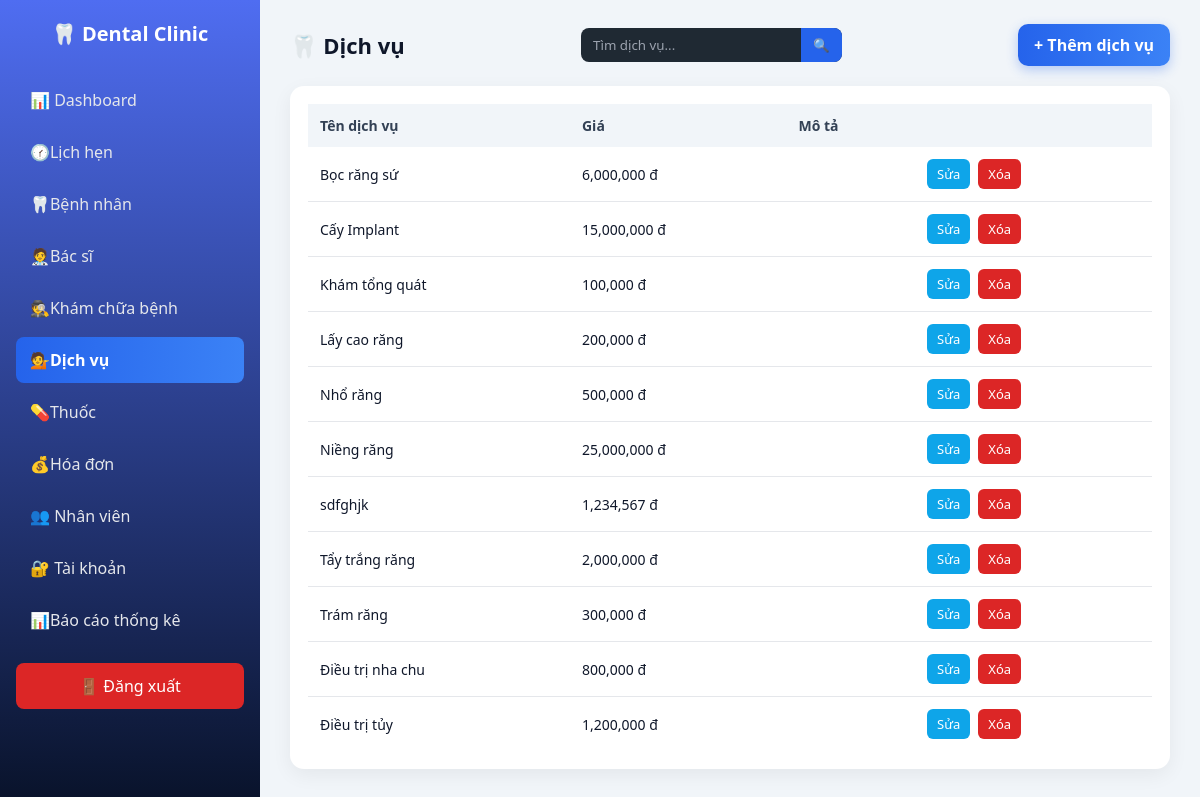
The app's page /dental_management/dashboard/dashboard.php?page=services (signed in) with its own data.
### tables this page shows
CREATE TABLE `services` (
  `service_id` int(11) NOT NULL,
  `service_name` varchar(100) NOT NULL,
  `price` decimal(10,2) NOT NULL,
  `description` text DEFAULT NULL
);

### dental_management/dashboard/pages/services.php (the view, shortened to what this page needs)
<?php
require_once __DIR__ . "/../../api/db.php";
$keyword = $_GET['q'] ?? '';
$sql = "
SELECT * FROM services
WHERE service_name LIKE ?
ORDER BY service_name
";
$stmt = $pdo->prepare($sql);
$stmt->execute(["%$keyword%"]);
$services = $stmt->fetchAll(PDO::FETCH_ASSOC);
?>
<div class="page-header">
    <h2>🦷 Dịch vụ</h2>
    <form method="get" class="search-form">
        <input type="text" name="q" placeholder="Tìm dịch vụ..." value="<?= htmlspecialchars($keyword) ?>">
        <button type="submit">🔍</button>
    </form>
    <a href="dashboard.php?page=service_add" class="btn-add">+ Thêm dịch vụ</a>
</div>
<div class="table-box">
<table>
<thead>
<tr>
    <th>Tên dịch vụ</th>
    <th>Giá</th>
    <th>Mô tả</th>
    <th></th>
</tr>
</thead>
<tbody>
<?php if (!$services): ?>
<tr><td colspan="4">Không có dịch vụ</td></tr>
<?php else: foreach ($services as $s): ?>
<tr>
    <td><?= htmlspecialchars($s['service_name']) ?></td>
    <td><?= number_format($s['price']) ?> đ</td>
    <td><?= htmlspecialchars($s['description']) ?></td>
    <td class="actions">
        <a class="btn edit"
           href="dashboard.php?page=service_edit&id=<?= $s['service_id'] ?>">Sửa</a>
        <a class="btn delete"
           onclick="return confirm('Xóa dịch vụ này?')"
           href="dashboard.php?page=service_delete&id=<?= $s['service_id'] ?>">Xóa</a>
    </td>
</tr>
<?php endforeach; endif; ?>
</tbody>
</table>
</div>

### dental_management/dashboard/dashboard.css (style rules this page uses)
* { margin: 0; padding: 0; box-sizing: border-box; font-family: "Segoe UI", Tahoma, sans-serif; }
body { background: #f1f5f9; color: #0f172a; }
body { display: flex; min-height: 100vh; }
.table-box { background: #fff; border-radius: 14px; padding: 18px; box-shadow: 0 6px 20px rgba(0,0,0,0.06); }
table { width: 100%; border-collapse: collapse; }
table thead { background: #f1f5f9; }
table th, table td { padding: 12px; text-align: left; font-size: 14px; }
table th { color: #334155; font-weight: 600; }
table tr { border-bottom: 1px solid #e5e7eb; }
table tr:last-child { border-bottom: none; }
.page-header { display: flex; justify-content: space-between; align-items: center; margin-bottom: 20px; }
.page-header h2 { font-size: 22px; color: #0f172a; }
.btn-add { background: linear-gradient(90deg, #2563eb, #3b82f6); color: #fff; padding: 10px 16px; border-radius: 10px; text-decoration: none; font-weight: 600; box-shadow: 0 4px 12px rgba(37,99,235,0.3); }
.actions { display: flex; gap: 8px; }
.actions .btn { padding: 6px 10px; border-radius: 6px; font-size: 13px; text-decoration: none; color: #fff; }
.actions .edit { background: #0ea5e9; }
.actions .delete { background: #dc2626; }
.search-form { display: flex; background: #1f2933; border-radius: 8px; overflow: hidden; }
.search-form input { border: none; padding: 8px 12px; background: transparent; color: #fff; width: 220px; outline: none; }
.search-form input::placeholder { color: #9ca3af; }
.search-form button { border: none; background: #2563eb; color: #fff; padding: 0 12px; cursor: pointer; }

### records on screen
services: service_name "Bọc răng sứ", price "6,000,000"
services: service_name "Cấy Implant", price "15,000,000"
services: service_name "Khám tổng quát", price "100,000"
services: service_name "Lấy cao răng", price "200,000"
services: service_name "Nhổ răng", price "500,000"
services: service_name "Niềng răng", price "25,000,000"
services: service_name "sdfghjk", price "1,234,567"
services: service_name "Tẩy trắng răng", price "2,000,000"
services: service_name "Trám răng", price "300,000"
services: service_name "Điều trị nha chu", price "800,000"
services: service_name "Điều trị tủy", price "1,200,000"
